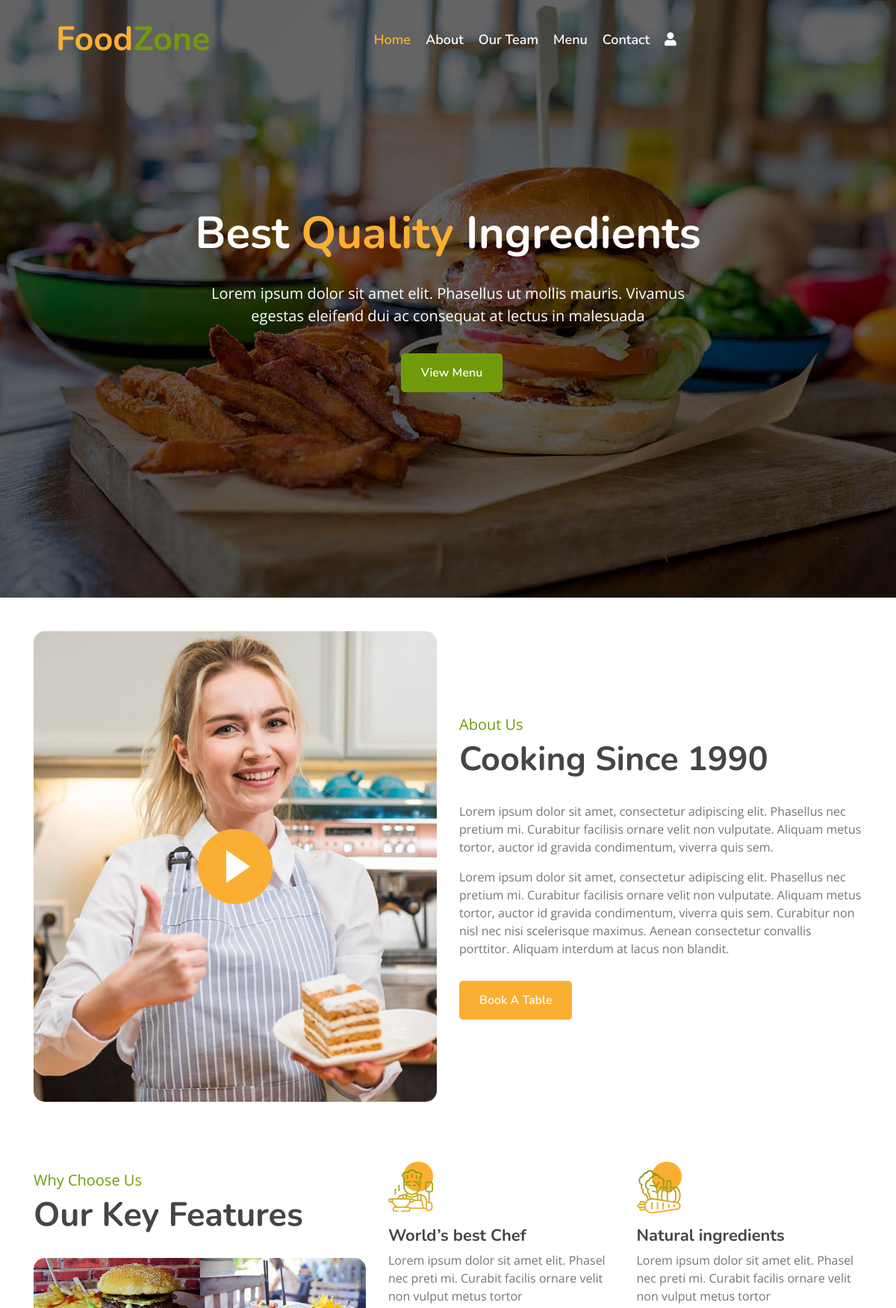
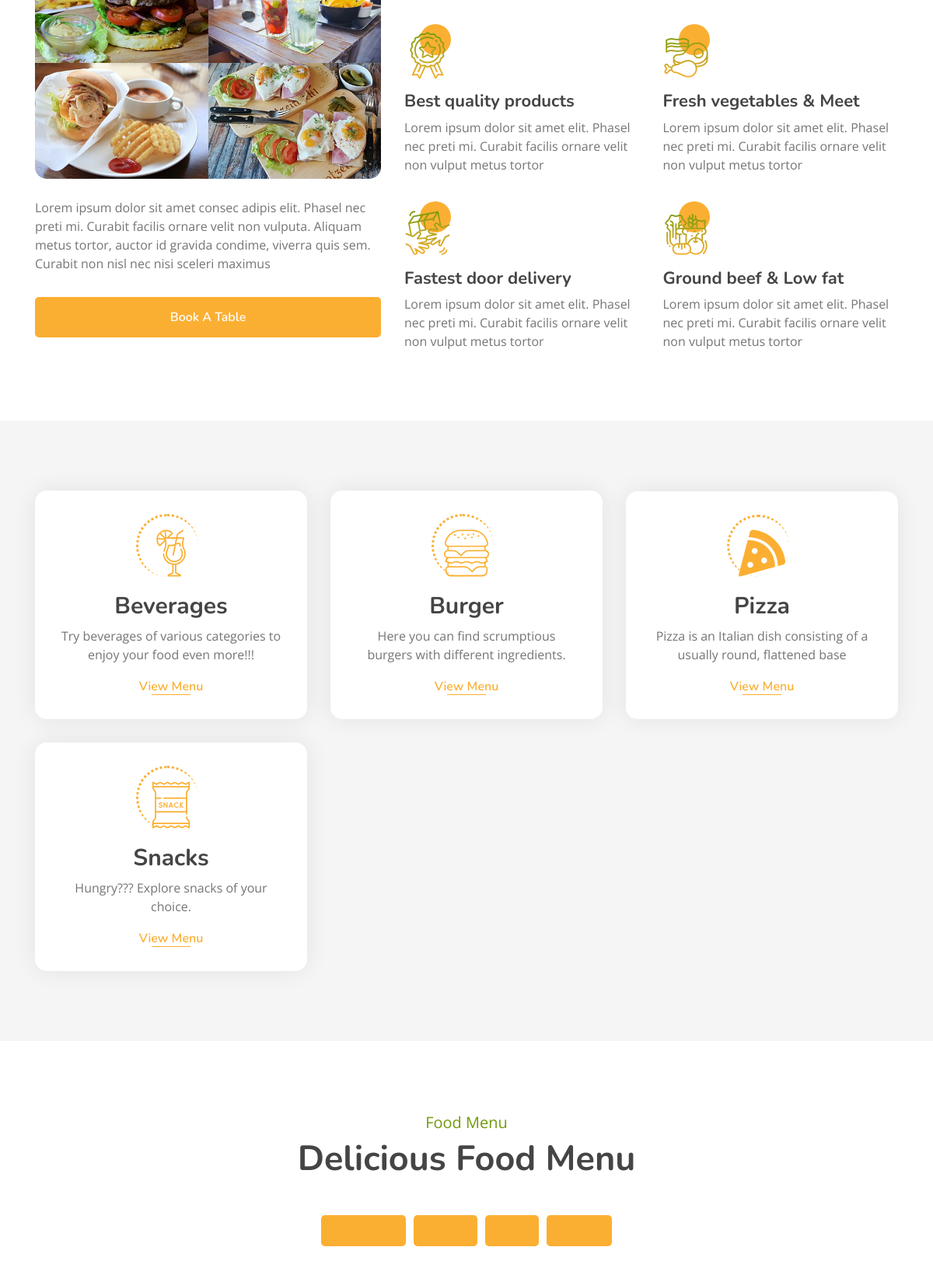
The page / (upper part) on the database its author committed (2 pictures, top to bottom).
### myapp/models.py (models this page shows, shortened)
class Category(models.Model):
    name = models.CharField(max_length=100, unique=True)
    image = models.ImageField(upload_to="categories/%Y/%m/%d")
    icon = models.CharField(max_length=50, blank=True)
    description = models.TextField()
    added_on = models.DateTimeField(auto_now_add=True)
    updated_on = models.DateTimeField(auto_now=True)

### myapp/views.py (the view)
# urls.py: path('',views.index,name="index"),
def index(request):
    context ={}
    cats = Category.objects.all().order_by('name')
    context['categories'] = cats
    dishes = []
    for cat in cats:
        dishes.append({
            'cat_id':cat.id,
            'cat_name':cat.name,
            'cat_img':cat.image,
            'items':list(cat.dish_set.all().values())
        })
    context['menu'] = dishes
    return render(request,'index.html', context)

### template/index.html (shortened to what this page needs)
{% extends "base.html" %}
{% block content %}
        <div class="carousel">
            <div class="container-fluid">
                <div class="owl-carousel">
                    <div class="carousel-item">
                        <div class="carousel-img">
                            <img src="/static/img/carousel-1.jpg" alt="Image">
                        </div>
                        <div class="carousel-text">
                            <h1>Best <span>Quality</span> Ingredients</h1>
                            <p>
                                Lorem ipsum dolor sit amet elit. Phasellus ut mollis mauris. Vivamus egestas eleifend dui ac consequat at lectus in malesuada
                            </p>
                            <div class="carousel-btn">
                                <a class="btn custom-btn" href="">View Menu</a>
                            </div>
                        </div>
                    </div>
                </div>
            </div>
        </div>
        <div class="about">
            <div class="container">
                <div class="row align-items-center">
                    <div class="col-lg-6">
                        <div class="about-img">
                            <button type="button" class="btn-play" data-toggle="modal" data-src="https://www.youtube.com/embed/DWRcNpR6Kdc" data-target="#videoModal">
                                <span></span>
                            </button>
                        </div>
                    </div>
                    <div class="col-lg-6">
                        <div class="about-content">
                            <div class="section-header">
                                <p>About Us</p>
                                <h2>Cooking Since 1990</h2>
                            </div>
                            <div class="about-text">
                                <p>
                                    Lorem ipsum dolor sit amet, consectetur adipiscing elit. Phasellus nec pretium mi. Curabitur facilisis ornare velit non vulputate. Aliquam metus tortor, auctor id gravida condimentum, viverra quis sem.
                                </p>
                                <p>
                                    Lorem ipsum dolor sit amet, consectetur adipiscing elit. Phasellus nec pretium mi. Curabitur facilisis ornare velit non vulputate. Aliquam metus tortor, auctor id gravida condimentum, viverra quis sem. Curabitur non nisl nec nisi scelerisque maximus. Aenean consectetur convallis porttitor. Aliquam interdum at lacus non blandit.
                                </p>
                                <a class="btn custom-btn" href="">Book A Table</a>
                            </div>
                        </div>
                    </div>
                </div>
            </div>
        </div>
        <div class="feature">
            <div class="container">
                <div class="row">
                    <div class="col-lg-5">
                        <div class="section-header">
                            <p>Why Choose Us</p>
                            <h2>Our Key Features</h2>
                        </div>
                        <div class="feature-text">
                            <div class="feature-img">
                                <div class="row">
                                    <div class="col-6">
                                        <img src="/static/img/feature-1.jpg" alt="Image">
                                    </div>
                                    <div class="col-6">
                                        <img src="/static/img/feature-2.jpg" alt="Image">
                                    </div>
                                    <div class="col-6">
                                        <img src="/static/img/feature-3.jpg" alt="Image">
                                    </div>
                                    <div class="col-6">
                                        <img src="/static/img/feature-4.jpg" alt="Image">
                                    </div>
                                </div>
                            </div>
                            <p>
                                Lorem ipsum dolor sit amet consec adipis elit. Phasel nec preti mi. Curabit facilis ornare velit non vulputa. Aliquam metus tortor, auctor id gravida condime, viverra quis sem. Curabit non nisl nec nisi sceleri maximus
                            </p>
                            <a class="btn custom-btn" href="">Book A Table</a>
                        </div>
                    </div>
                    <div class="col-lg-7">
                        <div class="row">
                            <div class="col-sm-6">
                                <div class="feature-item">
                                    <i class="flaticon-cooking"></i>
                                    <h3>World’s best Chef</h3>
                                    <p>
                                        Lorem ipsum dolor sit amet elit. Phasel nec preti mi. Curabit facilis ornare velit non vulput metus tortor
                                    </p>
                                </div>
                            </div>
                            <div class="col-sm-6">
                                <div class="feature-item">
                                    <i class="flaticon-vegetable"></i>
                                    <h3>Natural ingredients</h3>
                                    <p>
                                        Lorem ipsum dolor sit amet elit. Phasel nec preti mi. Curabit facilis ornare velit non vulput metus tortor
                                    </p>
                                </div>
                            </div>
                        </div>
                        <div class="row">
                            <div class="col-sm-6">
                                <div class="feature-item">
                                    <i class="flaticon-medal"></i>
                                    <h3>Best quality products</h3>
                                    <p>
                                        Lorem ipsum dolor sit amet elit. Phasel nec preti mi. Curabit facilis ornare velit non vulput metus tortor
                                    </p>
                                </div>
                            </div>
                            <div class="col-sm-6">
                                <div class="feature-item">
                                    <i class="flaticon-meat"></i>
                                    <h3>Fresh vegetables & Meet</h3>
                                    <p>
                                        Lorem ipsum dolor sit amet elit. Phasel nec preti mi. Curabit facilis ornare velit non vulput metus tortor
                                    </p>
                                </div>
                            </div>
                        </div>
                        <div class="row">
                            <div class="col-sm-6">
                                <div class="feature-item">
                                    <i class="flaticon-courier"></i>
                                    <h3>Fastest door delivery</h3>
                                    <p>
                                        Lorem ipsum dolor sit amet elit. Phasel nec preti mi. Curabit facilis ornare velit non vulput metus tortor
                                    </p>
                                </div>
                            </div>
                            <div class="col-sm-6">
                                <div class="feature-item">
                                    <i class="flaticon-fruits-and-vegetables"></i>
                                    <h3>Ground beef & Low fat</h3>
                                    <p>
                                        Lorem ipsum dolor sit amet elit. Phasel nec preti mi. Curabit facilis ornare velit non vulput metus tortor
                                    </p>
                                </div>
                            </div>
                        </div>
                    </div>
                </div>
            </div>
        </div>
        <div class="food">
            <div class="container">
                <div class="row align-items-center">
                {% for cat in categories %}
                    <div class="col-md-4">
                        <div class="food-item">
                            <i class="{{cat.icon}}"></i>
                            <h2>{{cat.name}}</h2>
                            <p>
                                {{cat.description}}
                            </p>
                            <a href="{% url 'all_dishes' %}?q={{cat.id}}">View Menu</a>
                        </div>
                    </div>
                {% endfor %}
                </div>
            </div>
        </div>
        <div class="menu">
            <div class="container">
                <div class="section-header text-center">
                    <p>Food Menu</p>
                    <h2>Delicious Food Menu</h2>
                </div>
                <div class="menu-tab">
                    <ul class="nav nav-pills justify-content-center">
                        {% for category in menu %}
                            <li class="nav-item">
                                <a class="nav-link" data-toggle="pill" href="#c-{{category.cat_id}}">{{category.cat_name}}</a>
                            </li>
                        {% endfor %}
                    </ul>
                    <div class="tab-content">
                    </div>
                </div>
            </div>
        </div>
{% endblock %}

### rows shown on the page
Category: name "Beverages", description "Try beverages of various categories to enjoy your food even more!!!"
Category: name "Burger", description "Here you can find scrumptious burgers with different ingredients."
Category: name "Pizza", description "Pizza is an Italian dish consisting of a usually round, flattened base"
Category: name "Snacks", description "Hungry??? Explore snacks of your choice."
